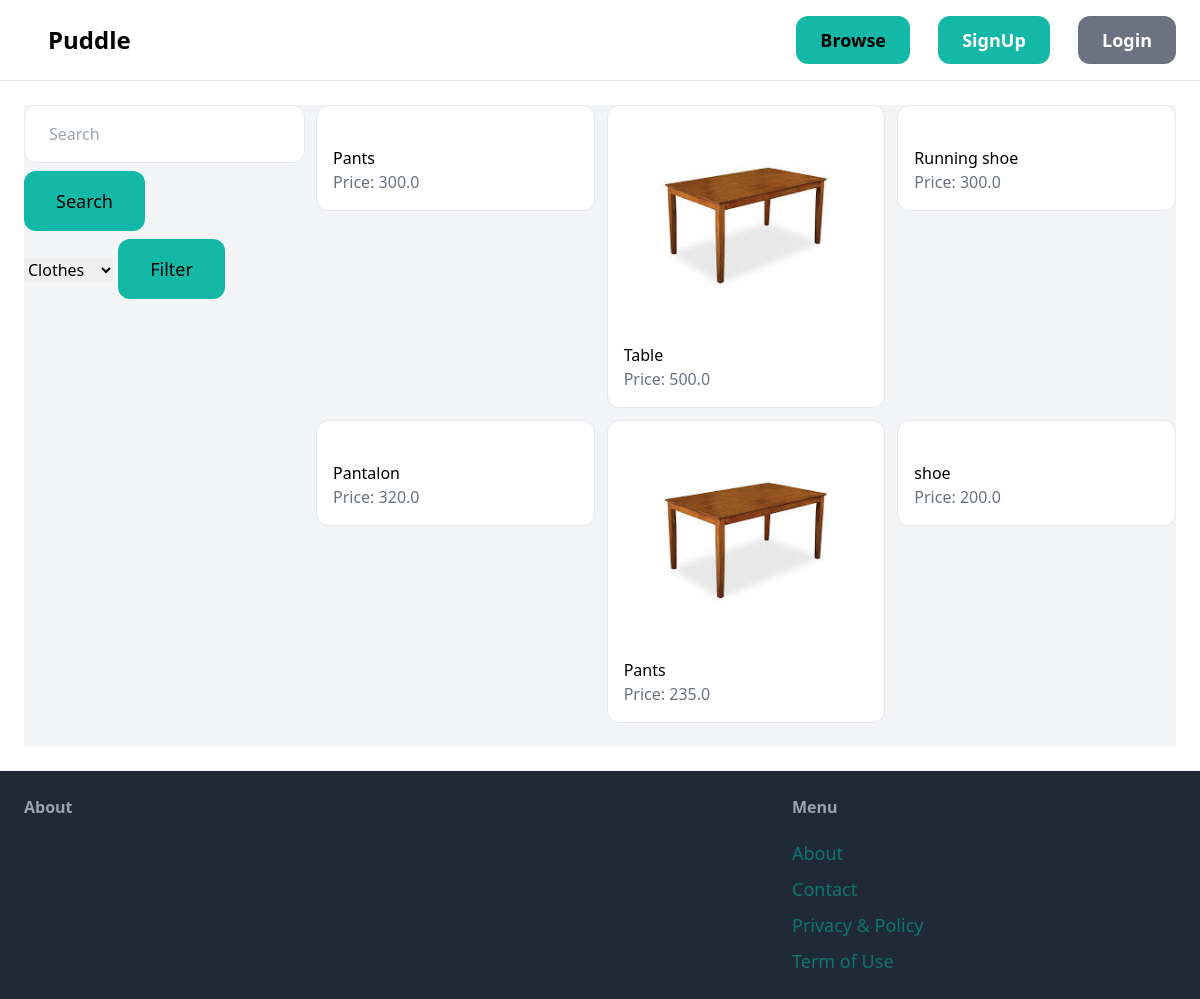
The app's page /items/ with its own data.
### items/models.py (models this page shows, shortened)
class item(models.Model):
    name = models.CharField(max_length=255)
    discription = models.TextField(blank=True, null=True)
    price = models.FloatField()
    is_sold = models.BooleanField(default=False)
    created_at = models.DateTimeField(auto_now_add=True)
    created_by = models.ForeignKey('Users.User', related_name='items', on_delete=models.CASCADE)
    categoty = models.ForeignKey(category, related_name='items', on_delete=models.CASCADE)
    image = models.ImageField(upload_to='item_images/', null=True, blank=True)
    quantity = models.IntegerField()

### items/views.py (the view)
# urls.py: path("", views.items, name='items'),
def items(request):
    items = item.objects.filter(is_sold=False)
    query = request.GET.get('query', '')
    categori = request.GET.get('category', '')
    categories = category.objects.all()
    if query:
        items = items.filter(Q(name__icontains=query) | Q(discription__icontains=query))
    if categori:
        items = items.filter(categoty=categori)
    return render(request, 'items/items.html', {
        'items': items,
        'query': query,
        'categories': categories
    })

### templates/items/items.html (shortened to what this page needs)
{% extends 'website/base.html' %}
{% block content %}
<div class="grid grid-cols-4 pb-6 bg-gray-100 gap-4">
    <div class="col-span-1">
        <form method="get" action="{% url 'items' %}">
            <input type="text" class="w-fully border rounded-xl py-4 px-6" value="{{ query }}" name="query" placeholder="Search"><br>
            <button type="submit" class="py-4 px-8 mt-2 rounded-xl bg-teal-500 text-lg" >Search</button>
        </form>
        <form method="get" action="{% url 'items' %}">
            <select name="category">
                {% for category in categories %}
                    <option value="{{ category.id }}">{{ category.name }}</option>
                {% endfor %}
            </select>
            <button type="submit" class="py-4 px-8 mt-2 rounded-xl bg-teal-500 text-lg" >Filter</button>
        </form>
    </div>
    <div class=" col-span-3">
        <div class="grid grid-cols-3 gap-3">
            {% for item in items %}
                <div>
                    <a href="{% url 'detail' item.id  %}">
                        <div class="p-4 bg-white border hover:bg-teal-100 rounded-xl">
                            {% if item.image %}
                                <figure class="image mb-6">
                                    <img src="{{ item.image.url }}">
                                </figure>
                            {% endif %}<br>
                            <h2 class="text-2pl">{{ item.name }}</h2>
                            <p class="text-gray-500">Price: {{ item.price }}</p>
                        </div>
                    </a>
                </div>
            {% endfor %}
        </div>
    </div>
</div>
{% endblock %}

### records on screen
item: name "Pants", price "300.0"
item: image (picture), name "Table", price "500.0"
item: name "Running shoe", price "300.0"
item: name "Pantalon", price "320.0"
item: image (picture), name "Pants", price "235.0"
item: name "shoe", price "200.0"

### other values on screen
form field category "Clothes"
